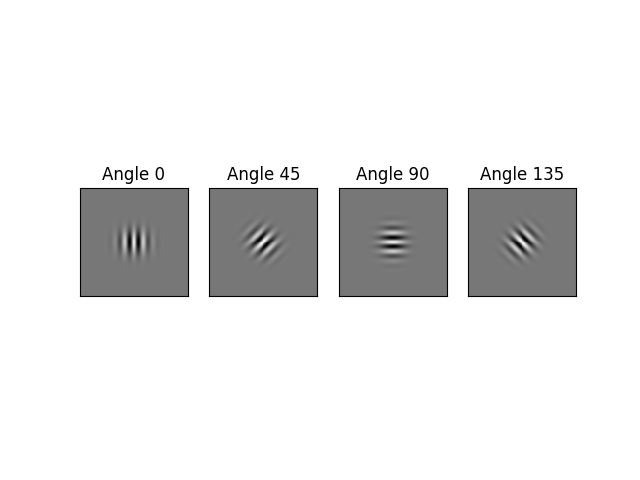

Reproduce this figure in Python.
import cv2
import numpy as np
import matplotlib.pyplot as plt

K = 111
s = 10
g = 1.2
l = 10
p = 0
A = 0

def x_dash(x, y):
    return np.cos(A*np.pi/180) * x + np.sin(A*np.pi/180) * y

def y_dash(x, y):
    return -np.sin(A*np.pi/180) * x + np.cos(A*np.pi/180) * y

def G(y, x):
    return np.exp(-(x_dash(x, y)**2 + g**2 * y_dash(x, y)**2) / (2 * s**2)) * np.cos(2 * np.pi * x_dash(x, y) / l + p)

filt = np.zeros((4, K, K))
for i in range(4):
    A = i * 45
    for y in range(K):
        for x in range(K):
            filt[i, y, x] = G(y-K//2, x-K//2)

    filt[i] = (filt[i] - np.min(filt[i])) * (1 / (np.max(filt[i]) - np.min(filt[i])))
    filt[i] *= 255
    filt[i] = filt[i].astype(np.uint8)

plt.subplots_adjust(left=0, right=1, top=1, bottom=0, hspace=0, wspace=0.2)
fig, axes = plt.subplots(1, 4, subplot_kw={'xticks': [], 'yticks': []})
plt.gray()
for ax, i in zip(axes.flat, range(9)):
    ax.imshow(filt[i])
    ax.set_title("Angle "+str(45*i))
plt.savefig("my_answer_78.png")

